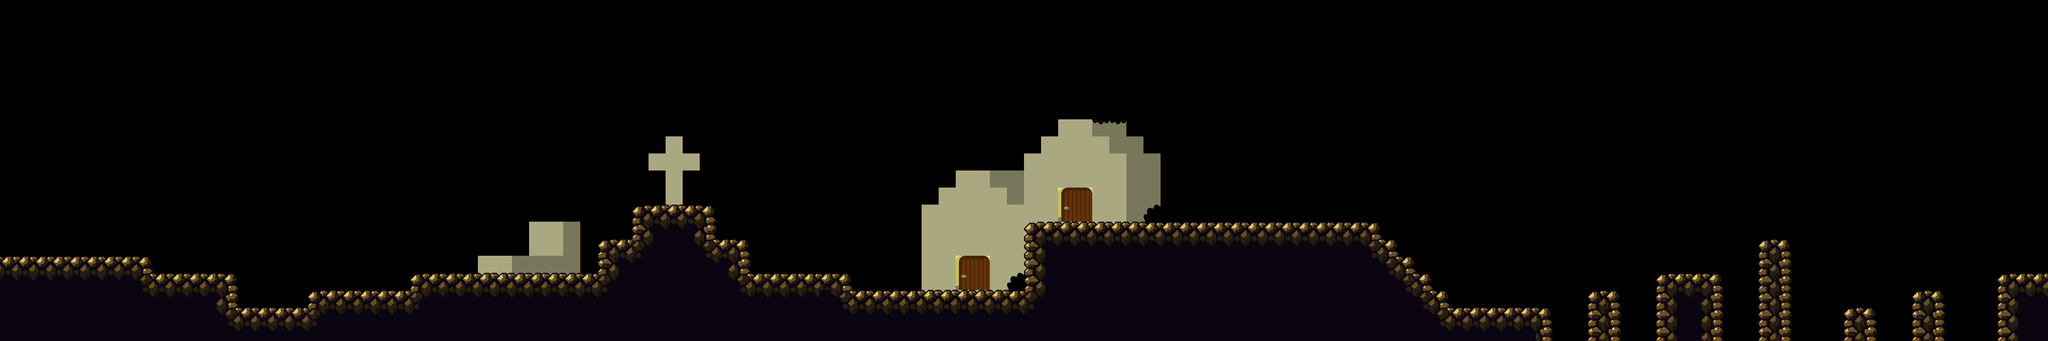

A 2D game scene composited from a Tiled map and its tileset images. What follows is a short description and the map's XML, with each tile layer's data collapsed to a summary:
An orthogonal 120x20 tile map with 64x64 px tiles, 10 tile layers (tombs2, tombs, ronces3, ronces2, ...), 5 tilesets and 19 objects (11x Wall, 2x Door, 2x Pause, DoomBackground, Crab, ...).

<map version="1.0" orientation="orthogonal" width="120" height="20" tilewidth="64" tileheight="64">
 <properties>
  <property name="b" value="80" />
  <property name="g" value="18" />
  <property name="r" value="62" />
 </properties>
 <tileset firstgid="1" name="hdground" tilewidth="64" tileheight="64">
  <image source="hdground.png" width="640" height="320" />
 </tileset>
 <tileset firstgid="51" name="hdbrick" tilewidth="64" tileheight="64">
  <image source="hdbrick.png" width="128" height="128" />
 </tileset>
 <tileset firstgid="55" name="hdtreeblack" tilewidth="64" tileheight="64">
  <image source="hdtreeblack.png" width="512" height="512" />
 </tileset>
 <tileset firstgid="119" name="ronces" tilewidth="64" tileheight="64">
  <image source="ronces.png" width="2048" height="2048" />
 </tileset>
 <tileset firstgid="1143" name="hdhouse" tilewidth="64" tileheight="64">
  <image source="hdhouse.png" width="1024" height="512" />
 </tileset>
 <layer name="tombs2" width="120" height="20">
  <data>[2400 cells, 18 non-empty, 2 distinct tile ids]</data>
 </layer>
 <layer name="tombs" width="120" height="20">
  <data>[2400 cells, 7 non-empty, 2 distinct tile ids]</data>
 </layer>
 <layer name="ronces3" width="120" height="20">
  <data>[2400 cells, 193 non-empty, 163 distinct tile ids]</data>
 </layer>
 <layer name="ronces2" width="120" height="20">
  <data>[2400 cells, 171 non-empty, 87 distinct tile ids]</data>
 </layer>
 <layer name="ronces" width="120" height="20">
  <data>[2400 cells, 350 non-empty, 122 distinct tile ids]</data>
 </layer>
 <layer name="tree" width="120" height="20">
  <data>[2400 cells, 33 non-empty, 9 distinct tile ids]</data>
 </layer>
 <layer name="houses" width="120" height="20">
  <data>[2400 cells, 207 non-empty, 19 distinct tile ids]</data>
 </layer>
 <layer name="feuillage" width="120" height="20">
  <data>[2400 cells, 304 non-empty, 23 distinct tile ids]</data>
 </layer>
 <layer name="feuillage2" width="120" height="20">
  <data>[2400 cells, 268 non-empty, 21 distinct tile ids]</data>
 </layer>
 <layer name="ground" width="120" height="20">
  <data>[2400 cells, 486 non-empty, 23 distinct tile ids]</data>
 </layer>
 <objectgroup name="objects" width="120" height="20">
  <object type="Wall" x="0" y="960">
   <polygon points="0,0 576,0 576,64 896,64 896,192 1152,192 1152,128 1536,128 1536,64 2240,64 2240,-64 2368,-64 2368,-192 2688,-192 2688,-64 2816,-64 2816,64 3200,64 3200,128 3840,128 3840,320 0,320" />
  </object>
  <object type="DoomBackground" x="64" y="64" />
  <object type="Wall" x="3840" y="832">
   <polygon points="0,0 768,0 768,448 0,448" />
  </object>
  <object type="Door" x="3584" y="960">
   <properties>
    <property name="map" value="insidedoom" />
    <property name="tx" value="3" />
    <property name="ty" value="8" />
   </properties>
   <polygon points="0,0 128,0 128,128 0,128" />
  </object>
  <object type="Door" x="3968" y="704">
   <properties>
    <property name="map" value="insidedoom" />
    <property name="tx" value="12" />
    <property name="ty" value="4" />
   </properties>
   <polygon points="0,0 128,0 128,128 0,128" />
  </object>
  <object type="Crab" x="1216" y="960" width="128" height="128" />
  <object type="Wall" x="4608" y="832">
   <polygon points="0,0 576,0 576,64 640,64 640,128 704,128 704,192 768,192 768,256 832,256 832,320 1216,320 1216,448 0,448" />
  </object>
  <object type="Wall" x="5952" y="1088">
   <polygon points="0,0 128,0 128,192 0,192" />
  </object>
  <object type="Wall" x="6208" y="1280">
   <polygon points="0,0 0,-256 256,-256 256,0" />
  </object>
  <object type="Wall" x="6592" y="896">
   <polygon points="0,0 128,0 128,384 0,384" />
  </object>
  <object type="Wall" x="6912" y="1152">
   <polygon points="0,0 128,0 128,128 0,128" />
  </object>
  <object type="Wall" x="7168" y="1088">
   <polygon points="0,0 128,0 128,192 0,192" />
  </object>
  <object type="Wall" x="7680" y="1024">
   <polygon points="0,0 -192,0 -192,256 0,256" />
  </object>
  <object type="Wall" x="-64" y="0">
   <polygon points="0,0 64,0 64,1280 0,1280" />
  </object>
  <object type="Wall" x="7680" y="0">
   <polygon points="0,0 64,0 64,1280 0,1280" />
  </object>
  <object type="Pause" x="384" y="128" />
  <object type="Pause" x="384" y="128" />
  <object type="Player" x="192" y="896" width="64" height="64" />
  <object type="Zombie" x="768" y="960" width="64" height="64" />
 </objectgroup>
</map>
